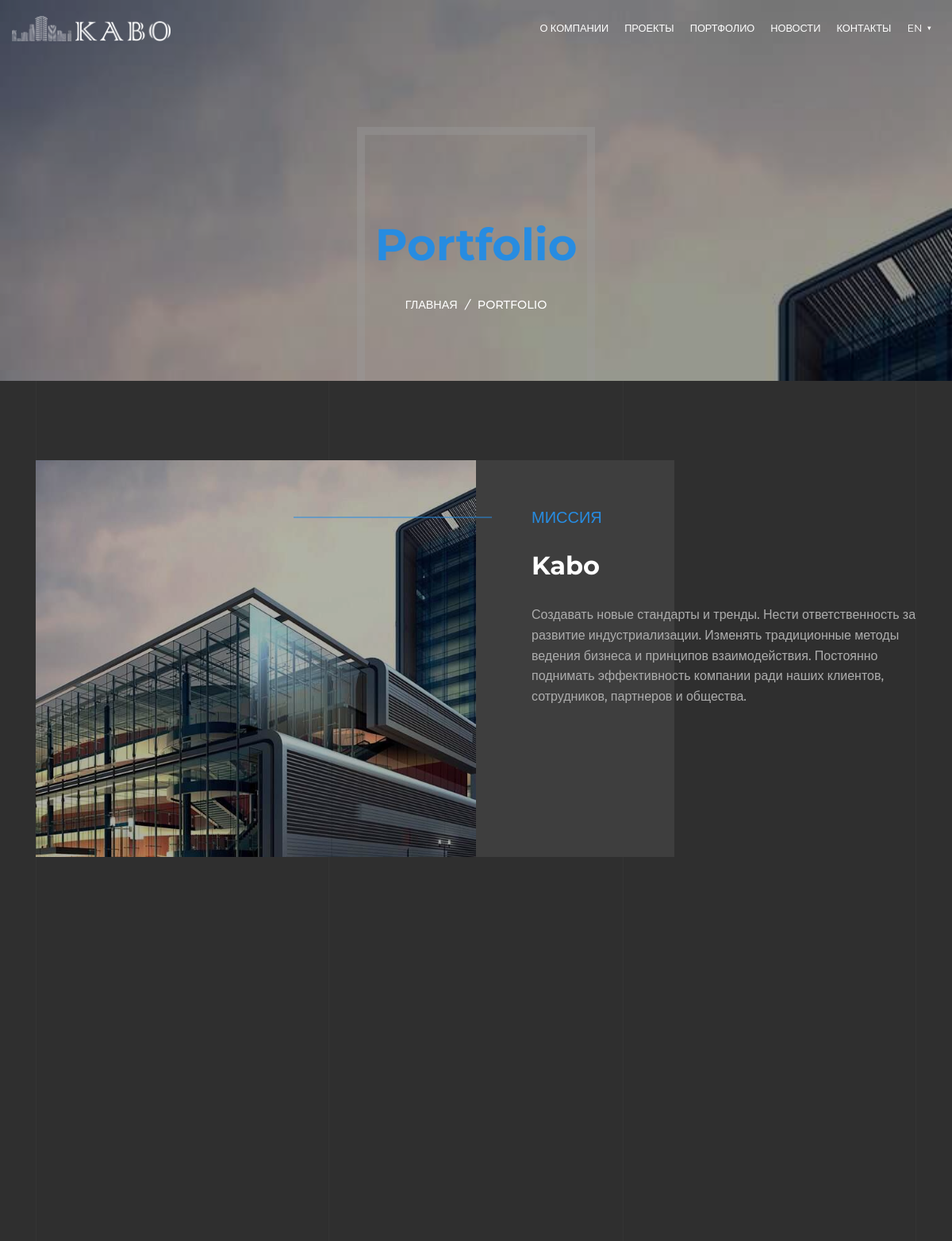
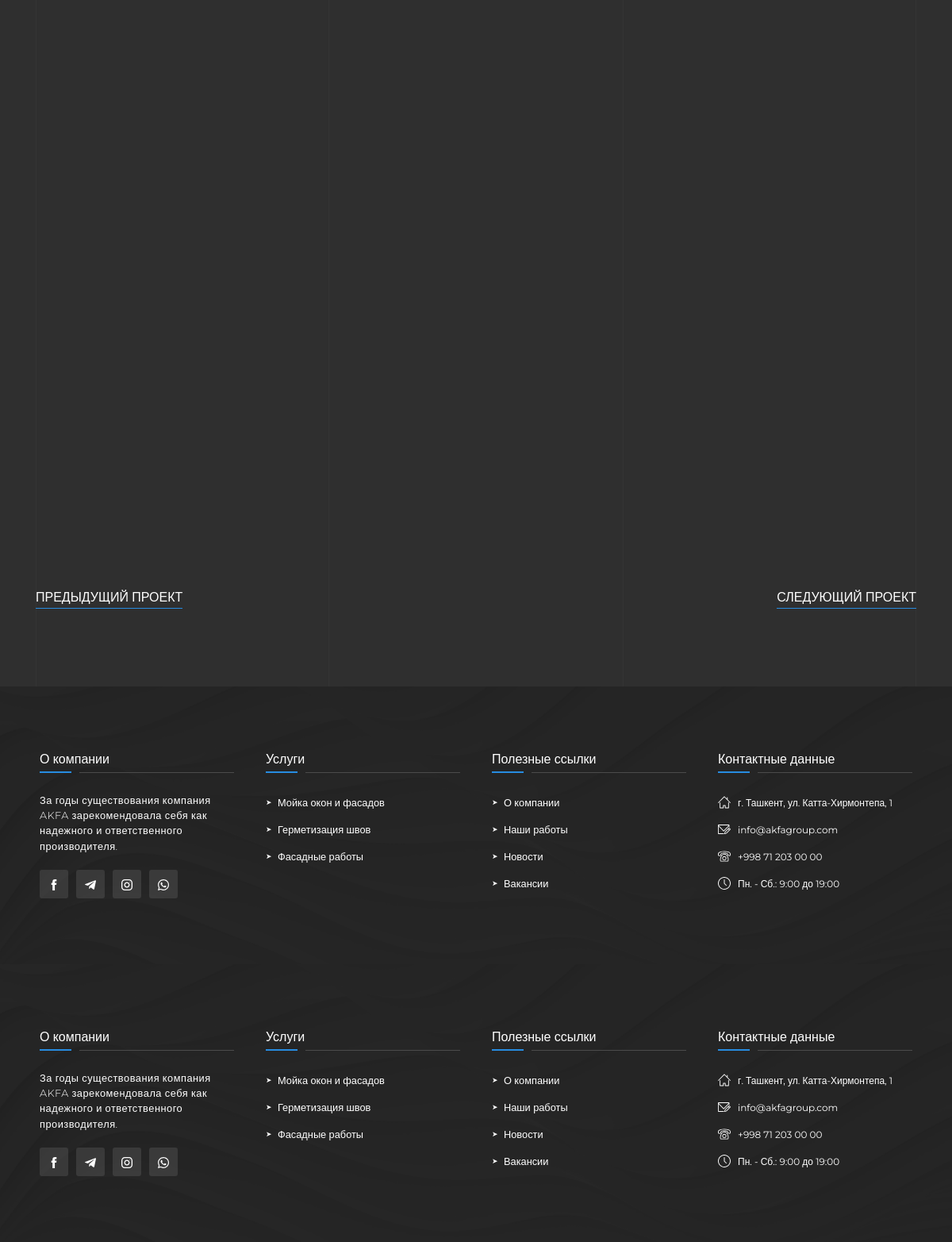
Page /portfolio/portfolio/3 on the committed database (2 pictures, top to bottom).
### portfolio/models.py (models this page shows, shortened)
class PageTitleModel(models.Model):
    name = models.CharField(max_length=150, null=True, blank=True)
    page_promo = models.FileField(upload_to=upload_location, blank=True, null=True)
    image = models.ImageField(upload_to=upload_location, blank=True, null=True)
    class Meta:
        verbose_name = 'Page Title'
        verbose_name_plural = 'Page Title'

class MiniBlockModel(models.Model):
    root_project = models.ForeignKey(PortfolioModel, related_name='blocks', on_delete=models.CASCADE)
    name = models.CharField(max_length=500, blank=True, null=True)
    image = models.ImageField(upload_to=upload_location, blank=True, null=True)
    company_name = models.CharField(max_length=500, blank=True, null=True)
    text = models.TextField(blank=True, null=True)
    class Meta:
        verbose_name = 'Portfolio blocks'
        verbose_name_plural = 'Portfolio blocks'

### portfolio/views.py (the view)
# urls.py: path('portfolio/<slug>', individualPortfoliosView, name='portfolio-individual'),
def individualPortfoliosView(request, slug):
    context = {}
    portfolio = PortfolioModel.objects.get(id=slug)
    blocks = portfolio.blocks.all()
    promo = PageTitleModel.objects.all()[:1]
    context['blocks'] = blocks
    context['promo'] = promo
    return render(request, 'pages/portfolio_individual.html', context)

### portfolio/templates/pages/portfolio_individual.html (shortened to what this page needs)
{% extends 'base.html' %}
{% load mathfilters %}
{% load static %}
{% load i18n %}
{% block content %}
    <header class="header_promo other_pages_header">
        {% for prom in promo %}
        <div class="header_promo_background" style="background-image: url('{{prom.image.url}}')"></div>
        <div class="video_overlay"></div>
            <div class="header_promo_video">
                <video autoplay loop muted playsinline webkit-playsinline poster="#" preload="none">
                    <source src="{{prom.page_promo.url}}" type="video/mp4"/>
                </video>
            </div>
            <div class="header_promo_title">
                <h1><span>{{prom.name}}</span></h1>
                <ul class="header_promo_breadcrumbs">
                    <li>
                        <a href="{% url 'home' %}">Главная</a><i>/</i>
                    </li>
                    <li>
                        <span>
                            {{prom.name}}
                        </span>
                    </li>
                </ul>
            </div>
        {% endfor %}
    </header>
        <section class="mission">
            <div class="container">
                <div class="section_content">
                    <ul class="divisions">
                        {% for block in blocks %}
                            {% if forloop.counter0|mod:2 == 0 %}
                                <li>
                                    <div class="divisions_item first_animation invisible">
                                        <div class="divisions_item_left">
                                            <img src="{{block.image.url}}" alt="">
                                        </div>
                                        <div class="divisions_item_right">
                                            <h5 class="company_name long_line_before">{{block.company_name}}</h5>
                                            <h2>{{block.name}}</h2>
                                            <p>{{block.text}}</p>
                                        </div>
                                    </div>
                                </li>
                            {% else %}
                                <li>
                                </li>
                            {% endif %}
                        {% endfor %}
                    </ul>
                    <ul class="work_navi">
                        <li><a href="">ПРЕДЫДУЩИЙ ПРОЕКТ</a></li>
                        <li><a href="">СЛЕДУЮЩИЙ ПРОЕКТ</a></li>
                    </ul>
                </div>
            </div>
        </section>
        <div class="footer">
            <div class="footer_inner">
                <div class="container">
                    <div class="row footer_top">
                        <div class="col-md-3">
                            <div class="footer_items">
                                <div class="footer_title">
                                    О компании
                                </div>
                                <div class="footer_content">
                                    <p>За годы существования компания AKFA зарекомендовала себя как надежного и
                                        ответственного производителя.</p>
                                    <ul class="social_icons">
                                        <li><a href=""><img src="data/img/facebook-w.svg" alt=""></a></li>
                                        <li><a href=""><img src="data/img/telegram-w.svg" alt=""></a></li>
                                        <li><a href=""><img src="data/img/instagram-w.svg" alt=""></a></li>
                                        <li><a href=""><img src="data/img/whatsapp-w.svg" alt=""></a></li>
                                    </ul>
                                </div>
                            </div>
                        </div>
                        <div class="col-md-3">
                            <div class="footer_items">
                                <div class="footer_items">
                                    <div class="footer_title">
                                        Услуги
                                    </div>
                                </div>
                                <div class="footer_content">
                                    <ul class="footer_links">
                                        <li><a href="">Мойка окон и фасадов</a></li>
                                        <li><a href="">Герметизация швов</a></li>
                                        <li><a href="">Фасадные работы</a></li>
                                    </ul>
                                </div>
                            </div>
                        </div>
                        <div class="col-md-3">
                            <div class="footer_items">
                                <div class="footer_items">
                                    <div class="footer_title">
                                        Полезные ссылки
                                    </div>
                                </div>
                                <div class="footer_content">
                                    <ul class="footer_links">
                                        <li><a href="">О компании</a></li>
                                        <li><a href="">Наши работы</a></li>
                                        <li><a href="">Новости</a></li>
                                        <li><a href="">Вакансии</a></li>
                                    </ul>
                                </div>
                            </div>
                        </div>
                        <div class="col-md-3">
                            <div class="footer_items">
                                <div class="footer_items">
                                    <div class="footer_title">
                                        Контактные данные
                                    </div>
                                </div>
                                <ul class="footer_contacts">
                                    <li><a href="">г. Ташкент, ул. Катта-Хирмонтепа, 1</a></li>
                                    <li><a href="">info@akfagroup.com</a></li>
                                    <li><a href="">+998 71 203 00 00</a></li>
                                    <li><a href="">Пн. - Сб.: 9:00 до 19:00</a></li>
                                </ul>
                            </div>
                        </div>
                    </div>
                </div>
            </div>
        </div>
{% endblock %}

### rows in the picture
PageTitleModel: image (picture), name "Portfolio", name "PORTFOLIO"
MiniBlockModel: image (picture), company_name "МИССИЯ", name "Kabo", text "Создавать новые стандарты и тренды. Нести ответственность за развитие индустриализации. Изменять традиционные методы ведения бизнеса и принципов взаимодействия. Постоянно поднимать эффективность компании ради наших клиентов, сотрудников, партнеров и общества."

### other values in the picture
{{ LANGUAGE_CODE }} "EN"
